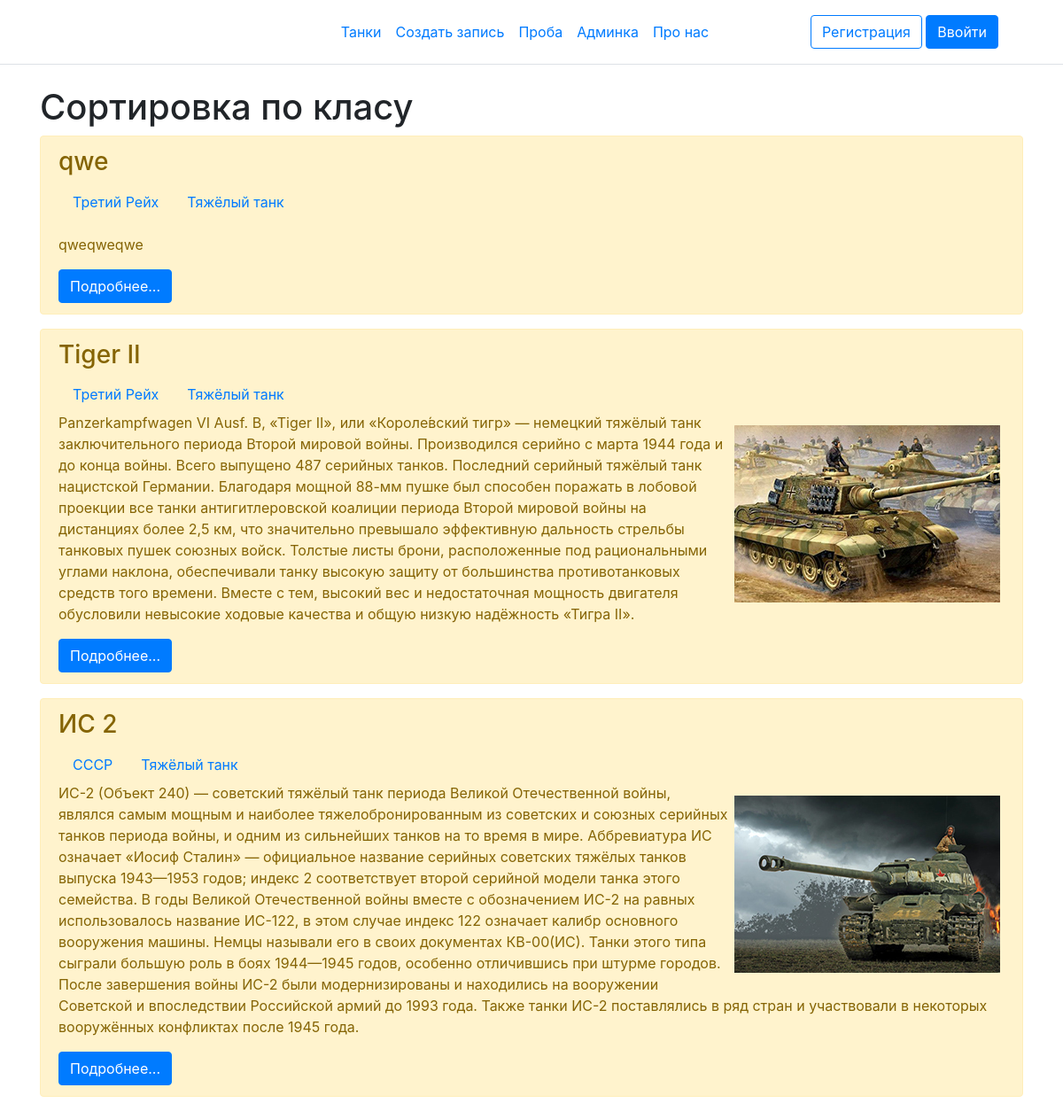
Page /klas/1/ on the committed database.
### firstapp/models.py (models this page shows, shortened)
class Tank(models.Model):
    title = models.CharField("Название", max_length=70)
    opis = models.TextField("Описание")
    photo = models.ImageField(upload_to='photos/%Y/%m/%d/', verbose_name='Фото', blank=True)
    silka = models.CharField("Ссылка", null=True, max_length=70)
    strana = models.ForeignKey('Strana', on_delete=models.PROTECT, null=True, verbose_name='Страна')
    klas = models.ForeignKey('Klas', on_delete=models.PROTECT, null=True, verbose_name='Клас')
    publish = models.BooleanField('Опубликовано', default=False)
    class Meta:
        verbose_name = 'Танк'
        verbose_name_plural = 'Танки'
        ordering = ['-id']

class Strana(models.Model):
    title = models.CharField(max_length=50, db_index=True, verbose_name='Страна')
    publish = models.BooleanField('Опубликовано', default=False)
    def __str__(self):
        return self.title
    class Meta:
        verbose_name = 'Страна'
        verbose_name_plural = 'Страны'

class Klas(models.Model):
    title = models.CharField(max_length=50, db_index=True, verbose_name='Клас')
    publish = models.BooleanField('Опубликовано', default=False)
    def __str__(self):
        return self.title
    class Meta:
        verbose_name = 'Класс'
        verbose_name_plural = 'Класcы'

### firstapp/views.py (the view)
# urls.py: path('klas/<int:klas_id>/', GetKlas.as_view()),
class GetKlas(ListView):
    model = Tank
    template_name = 'firstapp/klas_sort.html'
    context_object_name = 'tanks'
    paginate_by = 5
    def get_queryset(self):
        return Tank.objects.filter(klas_id=self.kwargs['klas_id'], publish=True)

### firstapp/templates/firstapp/klas_sort.html (shortened to what this page needs)
{% extends 'firstapp/base.html' %}
{% block content %}
<h1>Сортировка по класу</h1>
{% for i in tanks %}
    <div class="alert alert-warning mt-2">
        <h3>{{ i.title }}</h3>
        <nav class="nav">
            <a class="nav-link active" href="/strana/{{ i.strana.pk }}">{{ i.strana }}</a>
            <a class="nav-link active" href="/klas/{{ i.klas.pk }}">{{ i.klas }}</a>
        </nav>
        {% if i.photo %}
            <img src="{{ i.photo.url}}" width="300" height="200" alt="Иллюстрация" align="right"  vspace="15" hspace="5">
        {% else %}
        <p></p>
        {% endif %}
        <p>{{ i.opis }}</p>
        <a href="{{ i.silka }}" class="btn btn-primary">Подробнее...</a>
    </div>
{% endfor %}
{% endblock %}

### rows in the picture
Tank: title "qwe", strana "Третий Рейх", klas "Тяжёлый танк", opis "qweqweqwe"
Tank: title "Tiger II", strana "Третий Рейх", klas "Тяжёлый танк", photo (picture), opis "Panzerkampfwagen VI Ausf. B, «Tiger II», или «Короле́вский тигр» — немецкий тяжёлый танк заключительного периода Второй мировой войны. Производился серийно с марта 1944 года и до конца войны. Всего выпущено 487 серийных танков. Последний серийный тяжёлый танк нацистской Германии. Благодаря мощной 88-мм пушке был способен поражать в лобовой проекции все танки антигитлеровской коалиции периода Второй мировой войны на дистанциях более 2,5 км, что значительно превышало эффективную дальность стрельбы танковых пушек союзных войск. Толстые листы брони, расположенные под рациональными углами наклона, обеспечивали танку высокую защиту от большинства противотанковых средств того времени. Вместе с…"
Tank: title "ИС 2", strana "СССР", klas "Тяжёлый танк", photo (picture), opis "ИС-2 (Объект 240) — советский тяжёлый танк периода Великой Отечественной войны, являлся самым мощным и наиболее тяжелобронированным из советских и союзных серийных танков периода войны, и одним из сильнейших танков на то время в мире. Аббревиатура ИС означает «Иосиф Сталин» — официальное название серийных советских тяжёлых танков выпуска 1943—1953 годов; индекс 2 соответствует второй серийной модели танка этого семейства. В годы Великой Отечественной войны вместе с обозначением ИС-2 на равных использовалось название ИС-122, в этом случае индекс 122 означает калибр основного вооружения машины. Немцы называли его в своих документах КВ-00(ИС). Танки этого типа сыграли большую роль в боях…"
